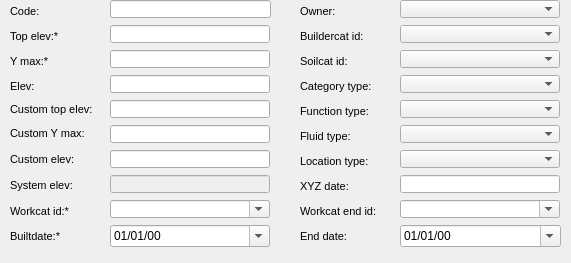
      <widget class="QWidget" name="page_47">
       <property name="geometry">
        <rect>
         <x>0</x>
         <y>0</y>
         <width>571</width>
         <height>263</height>
        </rect>
       </property>
       <attribute name="label">
        <string>Basic information</string>
       </attribute>
       <widget class="QComboBox" name="fluid_type">
        <property name="geometry">
         <rect>
          <x>400</x>
          <y>125</y>
          <width>160</width>
          <height>18</height>
         </rect>
        </property>
       </widget>
       <widget class="QComboBox" name="location_type">
        <property name="geometry">
         <rect>
          <x>400</x>
          <y>150</y>
          <width>160</width>
          <height>18</height>
         </rect>
        </property>
       </widget>
       <widget class="QLineEdit" name="custom_ymax">
        <property name="geometry">
         <rect>
          <x>110</x>
          <y>125</y>
          <width>160</width>
          <height>18</height>
         </rect>
        </property>
        <property name="text">
         <string/>
        </property>
       </widget>
       <widget class="QgsDateTimeEdit" name="builtdate">
        <property name="geometry">
         <rect>
          <x>110</x>
          <y>225</y>
          <width>160</width>
          <height>22</height>
         </rect>
        </property>
        <property name="displayFormat">
         <string>dd/MM/yy</string>
        </property>
        <property name="calendarPopup">
         <bool>true</bool>
        </property>
        <property name="allowNull" stdset="0">
         <bool>true</bool>
        </property>
       </widget>
       <widget class="QLabel" name="label_elev">
        <property name="geometry">
         <rect>
          <x>10</x>
          <y>75</y>
          <width>90</width>
          <height>22</height>
         </rect>
        </property>
        <property name="font">
         <font>
          <pointsize>8</pointsize>
         </font>
        </property>
        <property name="frameShape">
         <enum>QFrame::NoFrame</enum>
        </property>
        <property name="frameShadow">
         <enum>QFrame::Plain</enum>
        </property>
        <property name="text">
         <string>Elev:</string>
        </property>
        <property name="margin">
         <number>3</number>
        </property>
       </widget>
       <widget class="QLabel" name="label_enddate">
        <property name="geometry">
         <rect>
          <x>300</x>
          <y>225</y>
          <width>101</width>
          <height>22</height>
         </rect>
        </property>
        <property name="font">
         <font>
          <pointsize>8</pointsize>
         </font>
        </property>
        <property name="frameShape">
         <enum>QFrame::NoFrame</enum>
        </property>
        <property name="frameShadow">
         <enum>QFrame::Plain</enum>
        </property>
        <property name="text">
         <string>End date:</string>
        </property>
        <property name="textFormat">
         <enum>Qt::AutoText</enum>
        </property>
        <property name="scaledContents">
         <bool>false</bool>
        </property>
        <property name="margin">
         <number>3</number>
        </property>
       </widget>
       <widget class="QLabel" name="label_custom_elev">
        <property name="geometry">
         <rect>
          <x>10</x>
          <y>150</y>
          <width>106</width>
          <height>19</height>
         </rect>
        </property>
        <property name="font">
         <font>
          <pointsize>8</pointsize>
         </font>
        </property>
        <property name="frameShape">
         <enum>QFrame::NoFrame</enum>
        </property>
        <property name="frameShadow">
         <enum>QFrame::Plain</enum>
        </property>
        <property name="text">
         <string>Custom elev:</string>
        </property>
        <property name="wordWrap">
         <bool>true</bool>
        </property>
        <property name="margin">
         <number>3</number>
        </property>
       </widget>
       <widget class="QLineEdit" name="custom_elev">
        <property name="geometry">
         <rect>
          <x>110</x>
          <y>150</y>
          <width>160</width>
          <height>18</height>
         </rect>
        </property>
       </widget>
       <widget class="QComboBox" name="function_type">
        <property name="geometry">
         <rect>
          <x>400</x>
          <y>100</y>
          <width>160</width>
          <height>18</height>
         </rect>
        </property>
       </widget>
       <widget class="QLabel" name="label_workcat_id">
        <property name="geometry">
         <rect>
          <x>10</x>
          <y>200</y>
          <width>90</width>
          <height>22</height>
         </rect>
        </property>
        <property name="font">
         <font>
          <pointsize>8</pointsize>
         </font>
        </property>
        <property name="frameShape">
         <enum>QFrame::NoFrame</enum>
        </property>
        <property name="frameShadow">
         <enum>QFrame::Plain</enum>
        </property>
        <property name="text">
         <string>Workcat id:*</string>
        </property>
        <property name="textFormat">
         <enum>Qt::AutoText</enum>
        </property>
        <property name="scaledContents">
         <bool>false</bool>
        </property>
        <property name="margin">
         <number>3</number>
        </property>
       </widget>
       <widget class="QLineEdit" name="elev">
        <property name="geometry">
         <rect>
          <x>110</x>
          <y>75</y>
          <width>160</width>
          <height>18</height>
         </rect>
        </property>
       </widget>
       <widget class="QComboBox" name="ownercat_id">
        <property name="geometry">
         <rect>
          <x>400</x>
          <y>0</y>
          <width>160</width>
          <height>18</height>
         </rect>
        </property>
       </widget>
       <widget class="QLabel" name="label_workcat_id_end">
        <property name="geometry">
         <rect>
          <x>300</x>
          <y>200</y>
          <width>101</width>
          <height>22</height>
         </rect>
        </property>
        <property name="font">
         <font>
          <pointsize>8</pointsize>
         </font>
        </property>
        <property name="frameShape">
         <enum>QFrame::NoFrame</enum>
        </property>
        <property name="frameShadow">
         <enum>QFrame::Plain</enum>
        </property>
        <property name="text">
         <string>Workcat end id:</string>
        </property>
        <property name="textFormat">
         <enum>Qt::AutoText</enum>
        </property>
        <property name="scaledContents">
         <bool>false</bool>
        </property>
        <property name="margin">
         <number>3</number>
        </property>
       </widget>
       <widget class="QComboBox" name="category_type">
        <property name="geometry">
         <rect>
          <x>400</x>
          <y>75</y>
          <width>160</width>
          <height>18</height>
         </rect>
        </property>
       </widget>
       <widget class="QLabel" name="label_buildercat_id">
        <property name="geometry">
         <rect>
          <x>300</x>
          <y>25</y>
          <width>101</width>
          <height>22</height>
         </rect>
        </property>
        <property name="font">
         <font>
          <pointsize>8</pointsize>
         </font>
        </property>
        <property name="frameShape">
         <enum>QFrame::NoFrame</enum>
        </property>
        <property name="frameShadow">
         <enum>QFrame::Plain</enum>
        </property>
        <property name="text">
         <string>Buildercat id:</string>
        </property>
        <property name="textFormat">
         <enum>Qt::AutoText</enum>
        </property>
        <property name="scaledContents">
         <bool>false</bool>
        </property>
        <property name="margin">
         <number>3</number>
        </property>
       </widget>
       <widget class="QLineEdit" name="sys_elev">
        <property name="enabled">
         <bool>false</bool>
        </property>
        <property name="geometry">
         <rect>
          <x>110</x>
          <y>175</y>
          <width>160</width>
          <height>18</height>
         </rect>
        </property>
        <property name="font">
         <font>
          <italic>false</italic>
         </font>
        </property>
        <property name="styleSheet">
         <string notr="true"/>
        </property>
        <property name="text">
         <string/>
        </property>
       </widget>
       <widget class="QLabel" name="label_sys_elev">
        <property name="geometry">
         <rect>
          <x>10</x>
          <y>175</y>
          <width>106</width>
          <height>21</height>
         </rect>
        </property>
        <property name="font">
         <font>
          <pointsize>8</pointsize>
         </font>
        </property>
        <property name="frameShape">
         <enum>QFrame::NoFrame</enum>
        </property>
        <property name="frameShadow">
         <enum>QFrame::Plain</enum>
        </property>
        <property name="text">
         <string>System elev:</string>
        </property>
        <property name="wordWrap">
         <bool>true</bool>
        </property>
        <property name="margin">
         <number>3</number>
        </property>
       </widget>
       <widget class="QComboBox" name="soilcat_id">
        <property name="geometry">
         <rect>
          <x>400</x>
          <y>50</y>
          <width>160</width>
          <height>18</height>
         </rect>
        </property>
       </widget>
       <widget class="QLabel" name="label_soilcat_id">
        <property name="geometry">
         <rect>
          <x>300</x>
          <y>50</y>
          <width>101</width>
          <height>22</height>
         </rect>
        </property>
        <property name="font">
         <font>
          <pointsize>8</pointsize>
         </font>
        </property>
        <property name="frameShape">
         <enum>QFrame::NoFrame</enum>
        </property>
        <property name="frameShadow">
         <enum>QFrame::Plain</enum>
        </property>
        <property name="text">
         <string>Soilcat id:</string>
        </property>
        <property name="textFormat">
         <enum>Qt::AutoText</enum>
        </property>
        <property name="scaledContents">
         <bool>false</bool>
        </property>
        <property name="alignment">
         <set>Qt::AlignLeading|Qt::AlignLeft|Qt::AlignVCenter</set>
        </property>
        <property name="margin">
         <number>3</number>
        </property>
       </widget>
       <widget class="QLabel" name="label_code">
        <property name="geometry">
         <rect>
          <x>10</x>
          <y>0</y>
          <width>101</width>
          <height>22</height>
         </rect>
        </property>
        <property name="font">
         <font>
          <pointsize>8</pointsize>
         </font>
        </property>
        <property name="frameShape">
         <enum>QFrame::NoFrame</enum>
        </property>
        <property name="frameShadow">
         <enum>QFrame::Plain</enum>
        </property>
        <property name="text">
         <string>Code:</string>
        </property>
        <property name="textFormat">
         <enum>Qt::AutoText</enum>
        </property>
        <property name="scaledContents">
         <bool>false</bool>
        </property>
        <property name="margin">
         <number>3</number>
        </property>
       </widget>
       <widget class="QLabel" name="label_custom_top_elev">
        <property name="geometry">
         <rect>
          <x>10</x>
          <y>100</y>
          <width>101</width>
          <height>19</height>
         </rect>
        </property>
        <property name="font">
         <font>
          <pointsize>8</pointsize>
         </font>
        </property>
        <property name="frameShape">
         <enum>QFrame::NoFrame</enum>
        </property>
        <property name="frameShadow">
         <enum>QFrame::Plain</enum>
        </property>
        <property name="text">
         <string>Custom top elev:</string>
        </property>
        <property name="textFormat">
         <enum>Qt::AutoText</enum>
        </property>
        <property name="scaledContents">
         <bool>false</bool>
        </property>
        <property name="wordWrap">
         <bool>true</bool>
        </property>
        <property name="margin">
         <number>3</number>
        </property>
       </widget>
       <widget class="QLabel" name="label_builtdate">
        <property name="geometry">
         <rect>
          <x>10</x>
          <y>225</y>
          <width>101</width>
          <height>22</height>
         </rect>
        </property>
        <property name="font">
         <font>
          <pointsize>8</pointsize>
         </font>
        </property>
        <property name="frameShape">
         <enum>QFrame::NoFrame</enum>
        </property>
        <property name="frameShadow">
         <enum>QFrame::Plain</enum>
        </property>
        <property name="text">
         <string>Builtdate:*</string>
        </property>
        <property name="textFormat">
         <enum>Qt::AutoText</enum>
        </property>
        <property name="scaledContents">
         <bool>false</bool>
        </property>
        <property name="margin">
         <number>3</number>
        </property>
       </widget>
       <widget class="QLabel" name="label_function_type">
        <property name="geometry">
         <rect>
          <x>300</x>
          <y>100</y>
          <width>101</width>
          <height>22</height>
         </rect>
        </property>
        <property name="font">
         <font>
          <pointsize>8</pointsize>
         </font>
        </property>
        <property name="frameShape">
         <enum>QFrame::NoFrame</enum>
        </property>
        <property name="frameShadow">
         <enum>QFrame::Plain</enum>
        </property>
        <property name="text">
         <string>Function type:</string>
        </property>
        <property name="textFormat">
         <enum>Qt::AutoText</enum>
        </property>
        <property name="scaledContents">
         <bool>false</bool>
        </property>
        <property name="alignment">
         <set>Qt::AlignLeading|Qt::AlignLeft|Qt::AlignVCenter</set>
        </property>
        <property name="margin">
         <number>3</number>
        </property>
       </widget>
       <widget class="QLineEdit" name="ymax">
        <property name="geometry">
         <rect>
          <x>110</x>
          <y>50</y>
          <width>160</width>
          <height>18</height>
         </rect>
        </property>
       </widget>
       <widget class="QLineEdit" name="code">
        <property name="geometry">
         <rect>
          <x>110</x>
          <y>0</y>
          <width>161</width>
          <height>18</height>
         </rect>
        </property>
       </widget>
       <widget class="QLineEdit" name="custom_top_elev">
        <property name="geometry">
         <rect>
          <x>110</x>
          <y>100</y>
          <width>160</width>
          <height>18</height>
         </rect>
        </property>
       </widget>
       <widget class="QLabel" name="label_owner">
        <property name="geometry">
         <rect>
          <x>300</x>
          <y>0</y>
          <width>101</width>
          <height>22</height>
         </rect>
        </property>
        <property name="font">
         <font>
          <pointsize>8</pointsize>
         </font>
        </property>
        <property name="frameShape">
         <enum>QFrame::NoFrame</enum>
        </property>
        <property name="frameShadow">
         <enum>QFrame::Plain</enum>
        </property>
        <property name="text">
         <string>Owner:</string>
        </property>
        <property name="textFormat">
         <enum>Qt::AutoText</enum>
        </property>
        <property name="scaledContents">
         <bool>false</bool>
        </property>
        <property name="margin">
         <number>3</number>
        </property>
       </widget>
       <widget class="QComboBox" name="workcat_id_end">
        <property name="geometry">
         <rect>
          <x>400</x>
          <y>200</y>
          <width>160</width>
          <height>18</height>
         </rect>
        </property>
        <property name="editable">
         <bool>true</bool>
        </property>
       </widget>
       <widget class="QLineEdit" name="xyz_date">
        <property name="geometry">
         <rect>
          <x>400</x>
          <y>175</y>
          <width>160</width>
          <height>18</height>
         </rect>
        </property>
       </widget>
       <widget class="QLabel" name="label_custom_ymax">
        <property name="geometry">
         <rect>
          <x>10</x>
          <y>125</y>
          <width>90</width>
          <height>17</height>
         </rect>
        </property>
        <property name="font">
         <font>
          <pointsize>8</pointsize>
          <weight>50</weight>
          <bold>false</bold>
         </font>
        </property>
        <property name="frameShape">
         <enum>QFrame::NoFrame</enum>
        </property>
        <property name="frameShadow">
         <enum>QFrame::Plain</enum>
        </property>
        <property name="text">
         <string>Custom Y max:</string>
        </property>
        <property name="wordWrap">
         <bool>false</bool>
        </property>
        <property name="margin">
         <number>3</number>
        </property>
       </widget>
       <widget class="QgsDateTimeEdit" name="enddate">
        <property name="geometry">
         <rect>
          <x>400</x>
          <y>225</y>
          <width>161</width>
          <height>22</height>
         </rect>
        </property>
        <property name="displayFormat">
         <string>dd/MM/yy</string>
        </property>
        <property name="calendarPopup">
         <bool>true</bool>
        </property>
        <property name="allowNull" stdset="0">
         <bool>true</bool>
        </property>
       </widget>
       <widget class="QComboBox" name="workcat_id">
        <property name="geometry">
         <rect>
          <x>110</x>
          <y>200</y>
          <width>160</width>
          <height>18</height>
         </rect>
        </property>
        <property name="editable">
         <bool>true</bool>
        </property>
       </widget>
       <widget class="QLabel" name="label_ymax">
        <property name="geometry">
         <rect>
          <x>10</x>
          <y>50</y>
          <width>90</width>
          <height>22</height>
         </rect>
        </property>
        <property name="font">
         <font>
          <pointsize>8</pointsize>
          <weight>50</weight>
          <bold>false</bold>
         </font>
        </property>
        <property name="frameShape">
         <enum>QFrame::NoFrame</enum>
        </property>
        <property name="frameShadow">
         <enum>QFrame::Plain</enum>
        </property>
        <property name="text">
         <string>Y max:*</string>
        </property>
        <property name="margin">
         <number>3</number>
        </property>
       </widget>
       <widget class="QLabel" name="label_xyz_date">
        <property name="geometry">
         <rect>
          <x>300</x>
          <y>175</y>
          <width>101</width>
          <height>22</height>
         </rect>
        </property>
        <property name="font">
         <font>
          <pointsize>8</pointsize>
         </font>
        </property>
        <property name="frameShape">
         <enum>QFrame::NoFrame</enum>
        </property>
        <property name="frameShadow">
         <enum>QFrame::Plain</enum>
        </property>
        <property name="text">
         <string>XYZ date:</string>
        </property>
        <property name="textFormat">
         <enum>Qt::AutoText</enum>
        </property>
        <property name="scaledContents">
         <bool>false</bool>
        </property>
        <property name="margin">
         <number>3</number>
        </property>
       </widget>
       <widget class="QComboBox" name="buildercat_id">
        <property name="geometry">
         <rect>
          <x>400</x>
          <y>25</y>
          <width>160</width>
          <height>18</height>
         </rect>
        </property>
       </widget>
       <widget class="QLineEdit" name="top_elev">
        <property name="geometry">
         <rect>
          <x>110</x>
          <y>25</y>
          <width>160</width>
          <height>18</height>
         </rect>
        </property>
       </widget>
       <widget class="QLabel" name="label_category_type">
        <property name="geometry">
         <rect>
          <x>300</x>
          <y>75</y>
          <width>101</width>
          <height>22</height>
         </rect>
        </property>
        <property name="font">
         <font>
          <pointsize>8</pointsize>
         </font>
        </property>
        <property name="frameShape">
         <enum>QFrame::NoFrame</enum>
        </property>
        <property name="frameShadow">
         <enum>QFrame::Plain</enum>
        </property>
        <property name="text">
         <string>Category type:</string>
        </property>
        <property name="textFormat">
         <enum>Qt::AutoText</enum>
        </property>
        <property name="scaledContents">
         <bool>false</bool>
        </property>
        <property name="alignment">
         <set>Qt::AlignLeading|Qt::AlignLeft|Qt::AlignVCenter</set>
        </property>
        <property name="margin">
         <number>3</number>
        </property>
       </widget>
       <widget class="QLabel" name="label_location_type">
        <property name="geometry">
         <rect>
          <x>300</x>
          <y>150</y>
          <width>101</width>
          <height>22</height>
         </rect>
        </property>
        <property name="font">
         <font>
          <pointsize>8</pointsize>
         </font>
        </property>
        <property name="frameShape">
         <enum>QFrame::NoFrame</enum>
        </property>
        <property name="frameShadow">
         <enum>QFrame::Plain</enum>
        </property>
        <property name="text">
         <string>Location type:</string>
        </property>
        <property name="textFormat">
         <enum>Qt::AutoText</enum>
        </property>
        <property name="scaledContents">
         <bool>false</bool>
        </property>
        <property name="alignment">
         <set>Qt::AlignLeading|Qt::AlignLeft|Qt::AlignVCenter</set>
        </property>
        <property name="margin">
         <number>3</number>
        </property>
       </widget>
       <widget class="QLabel" name="label_fluid_type">
        <property name="geometry">
         <rect>
          <x>300</x>
          <y>125</y>
          <width>101</width>
          <height>22</height>
         </rect>
        </property>
        <property name="font">
         <font>
          <pointsize>8</pointsize>
         </font>
        </property>
        <property name="frameShape">
         <enum>QFrame::NoFrame</enum>
        </property>
        <property name="frameShadow">
         <enum>QFrame::Plain</enum>
        </property>
        <property name="text">
         <string>Fluid type:</string>
        </property>
        <property name="textFormat">
         <enum>Qt::AutoText</enum>
        </property>
        <property name="scaledContents">
         <bool>false</bool>
        </property>
        <property name="alignment">
         <set>Qt::AlignLeading|Qt::AlignLeft|Qt::AlignVCenter</set>
        </property>
        <property name="margin">
         <number>3</number>
        </property>
       </widget>
       <widget class="QLabel" name="label_top_elev">
        <property name="geometry">
         <rect>
          <x>10</x>
          <y>25</y>
          <width>96</width>
          <height>22</height>
         </rect>
        </property>
        <property name="font">
         <font>
          <pointsize>8</pointsize>
          <weight>50</weight>
          <bold>false</bold>
         </font>
        </property>
        <property name="frameShape">
         <enum>QFrame::NoFrame</enum>
        </property>
        <property name="frameShadow">
         <enum>QFrame::Plain</enum>
        </property>
        <property name="text">
         <string>Top elev:*</string>
        </property>
        <property name="margin">
         <number>3</number>
        </property>
       </widget>
      </widget>
